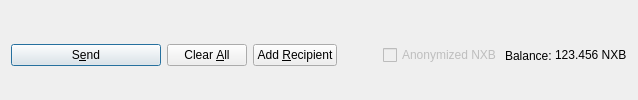
         <widget class="QFrame" name="frame_Send">
          <layout class="QHBoxLayout" name="horizontalLayout">
           <property name="bottomMargin">
            <number>0</number>
           </property>
           <item>
            <widget class="QPushButton" name="sendButton">
             <property name="minimumSize">
              <size>
               <width>150</width>
               <height>0</height>
              </size>
             </property>
             <property name="toolTip">
              <string>Confirm the send action</string>
             </property>
             <property name="text">
              <string>S&amp;end</string>
             </property>
             <property name="icon">
              <iconset resource="../nxboost.qrc">
               <normaloff>:/icons/send</normaloff>:/icons/send</iconset>
             </property>
             <property name="autoDefault">
              <bool>false</bool>
             </property>
             <property name="default">
              <bool>true</bool>
             </property>
            </widget>
           </item>
           <item>
            <widget class="QPushButton" name="clearButton">
             <property name="sizePolicy">
              <sizepolicy hsizetype="Minimum" vsizetype="Fixed">
               <horstretch>0</horstretch>
               <verstretch>0</verstretch>
              </sizepolicy>
             </property>
             <property name="toolTip">
              <string>Clear all fields of the form.</string>
             </property>
             <property name="text">
              <string>Clear &amp;All</string>
             </property>
             <property name="icon">
              <iconset resource="../nxboost.qrc">
               <normaloff>:/icons/remove</normaloff>:/icons/remove</iconset>
             </property>
             <property name="autoDefault">
              <bool>false</bool>
             </property>
            </widget>
           </item>
           <item>
            <widget class="QPushButton" name="addButton">
             <property name="toolTip">
              <string>Send to multiple recipients at once</string>
             </property>
             <property name="text">
              <string>Add &amp;Recipient</string>
             </property>
             <property name="icon">
              <iconset resource="../nxboost.qrc">
               <normaloff>:/icons/add</normaloff>:/icons/add</iconset>
             </property>
             <property name="autoDefault">
              <bool>false</bool>
             </property>
            </widget>
           </item>
           <item>
            <spacer name="horizontalSpacer">
             <property name="orientation">
              <enum>Qt::Horizontal</enum>
             </property>
             <property name="sizeHint" stdset="0">
              <size>
               <width>40</width>
               <height>20</height>
              </size>
             </property>
            </spacer>
           </item>
           <item>
            <layout class="QHBoxLayout" name="horizontalLayout_2">
             <property name="spacing">
              <number>3</number>
             </property>
             <item>
              <widget class="QCheckBox" name="checkzNXB">
               <property name="enabled">
                <bool>false</bool>
               </property>
               <property name="text">
                <string>Anonymized NXB</string>
               </property>
              </widget>
             </item>
             <item>
              <widget class="QLabel" name="label">
               <property name="text">
                <string>Balance:</string>
               </property>
              </widget>
             </item>
             <item>
              <widget class="QLabel" name="labelBalance">
               <property name="sizePolicy">
                <sizepolicy hsizetype="Preferred" vsizetype="Fixed">
                 <horstretch>0</horstretch>
                 <verstretch>0</verstretch>
                </sizepolicy>
               </property>
               <property name="cursor">
                <cursorShape>IBeamCursor</cursorShape>
               </property>
               <property name="text">
                <string notr="true">123.456 NXB</string>
               </property>
               <property name="textInteractionFlags">
                <set>Qt::LinksAccessibleByMouse|Qt::TextSelectableByKeyboard|Qt::TextSelectableByMouse</set>
               </property>
              </widget>
             </item>
            </layout>
           </item>
          </layout>
         </widget>
